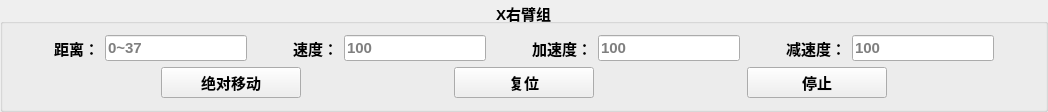
             <widget class="QGroupBox" name="groupBox_3">
              <property name="font">
               <font>
                <pointsize>11</pointsize>
                <bold>true</bold>
               </font>
              </property>
              <property name="title">
               <string>X右臂组</string>
              </property>
              <property name="alignment">
               <set>Qt::AlignmentFlag::AlignCenter</set>
              </property>
              <layout class="QGridLayout" name="gridLayout_2">
               <item row="0" column="0">
                <layout class="QVBoxLayout" name="verticalLayout_2">
                 <item>
                  <layout class="QHBoxLayout" name="horizontalLayout_6">
                   <item>
                    <spacer name="horizontalSpacer_14">
                     <property name="orientation">
                      <enum>Qt::Orientation::Horizontal</enum>
                     </property>
                     <property name="sizeHint" stdset="0">
                      <size>
                       <width>40</width>
                       <height>20</height>
                      </size>
                     </property>
                    </spacer>
                   </item>
                   <item>
                    <widget class="QLabel" name="label_10">
                     <property name="font">
                      <font>
                       <pointsize>11</pointsize>
                       <bold>true</bold>
                      </font>
                     </property>
                     <property name="text">
                      <string>距离：</string>
                     </property>
                     <property name="alignment">
                      <set>Qt::AlignmentFlag::AlignCenter</set>
                     </property>
                    </widget>
                   </item>
                   <item>
                    <widget class="QLineEdit" name="lineEditXRDistance">
                     <property name="font">
                      <font>
                       <pointsize>11</pointsize>
                      </font>
                     </property>
                     <property name="text">
                      <string/>
                     </property>
                     <property name="placeholderText">
                      <string>0~37</string>
                     </property>
                    </widget>
                   </item>
                   <item>
                    <spacer name="horizontalSpacer_15">
                     <property name="orientation">
                      <enum>Qt::Orientation::Horizontal</enum>
                     </property>
                     <property name="sizeHint" stdset="0">
                      <size>
                       <width>40</width>
                       <height>20</height>
                      </size>
                     </property>
                    </spacer>
                   </item>
                   <item>
                    <widget class="QLabel" name="label_11">
                     <property name="font">
                      <font>
                       <pointsize>11</pointsize>
                       <bold>true</bold>
                      </font>
                     </property>
                     <property name="text">
                      <string>速度：</string>
                     </property>
                     <property name="alignment">
                      <set>Qt::AlignmentFlag::AlignCenter</set>
                     </property>
                    </widget>
                   </item>
                   <item>
                    <widget class="QLineEdit" name="lineEditXRSpeed">
                     <property name="font">
                      <font>
                       <pointsize>11</pointsize>
                      </font>
                     </property>
                     <property name="text">
                      <string/>
                     </property>
                     <property name="placeholderText">
                      <string>100</string>
                     </property>
                    </widget>
                   </item>
                   <item>
                    <spacer name="horizontalSpacer_16">
                     <property name="orientation">
                      <enum>Qt::Orientation::Horizontal</enum>
                     </property>
                     <property name="sizeHint" stdset="0">
                      <size>
                       <width>40</width>
                       <height>20</height>
                      </size>
                     </property>
                    </spacer>
                   </item>
                   <item>
                    <widget class="QLabel" name="label_12">
                     <property name="font">
                      <font>
                       <pointsize>11</pointsize>
                       <bold>true</bold>
                      </font>
                     </property>
                     <property name="text">
                      <string>加速度：</string>
                     </property>
                     <property name="alignment">
                      <set>Qt::AlignmentFlag::AlignCenter</set>
                     </property>
                    </widget>
                   </item>
                   <item>
                    <widget class="QLineEdit" name="lineEditXRAcc">
                     <property name="font">
                      <font>
                       <pointsize>11</pointsize>
                      </font>
                     </property>
                     <property name="text">
                      <string/>
                     </property>
                     <property name="placeholderText">
                      <string>100</string>
                     </property>
                    </widget>
                   </item>
                   <item>
                    <spacer name="horizontalSpacer_17">
                     <property name="orientation">
                      <enum>Qt::Orientation::Horizontal</enum>
                     </property>
                     <property name="sizeHint" stdset="0">
                      <size>
                       <width>40</width>
                       <height>20</height>
                      </size>
                     </property>
                    </spacer>
                   </item>
                   <item>
                    <widget class="QLabel" name="label_13">
                     <property name="font">
                      <font>
                       <pointsize>11</pointsize>
                       <bold>true</bold>
                      </font>
                     </property>
                     <property name="text">
                      <string>减速度：</string>
                     </property>
                     <property name="alignment">
                      <set>Qt::AlignmentFlag::AlignCenter</set>
                     </property>
                    </widget>
                   </item>
                   <item>
                    <widget class="QLineEdit" name="lineEditXRDec">
                     <property name="font">
                      <font>
                       <pointsize>11</pointsize>
                      </font>
                     </property>
                     <property name="text">
                      <string/>
                     </property>
                     <property name="placeholderText">
                      <string>100</string>
                     </property>
                    </widget>
                   </item>
                   <item>
                    <spacer name="horizontalSpacer_18">
                     <property name="orientation">
                      <enum>Qt::Orientation::Horizontal</enum>
                     </property>
                     <property name="sizeHint" stdset="0">
                      <size>
                       <width>40</width>
                       <height>20</height>
                      </size>
                     </property>
                    </spacer>
                   </item>
                  </layout>
                 </item>
                 <item>
                  <layout class="QHBoxLayout" name="horizontalLayout_7">
                   <item>
                    <spacer name="horizontalSpacer_36">
                     <property name="orientation">
                      <enum>Qt::Orientation::Horizontal</enum>
                     </property>
                     <property name="sizeHint" stdset="0">
                      <size>
                       <width>40</width>
                       <height>20</height>
                      </size>
                     </property>
                    </spacer>
                   </item>
                   <item>
                    <widget class="QPushButton" name="buttonXRMove">
                     <property name="sizePolicy">
                      <sizepolicy hsizetype="Fixed" vsizetype="Fixed">
                       <horstretch>0</horstretch>
                       <verstretch>0</verstretch>
                      </sizepolicy>
                     </property>
                     <property name="minimumSize">
                      <size>
                       <width>140</width>
                       <height>29</height>
                      </size>
                     </property>
                     <property name="maximumSize">
                      <size>
                       <width>16777215</width>
                       <height>16777215</height>
                      </size>
                     </property>
                     <property name="font">
                      <font>
                       <pointsize>11</pointsize>
                       <bold>true</bold>
                      </font>
                     </property>
                     <property name="cursor">
                      <cursorShape>PointingHandCursor</cursorShape>
                     </property>
                     <property name="text">
                      <string>绝对移动</string>
                     </property>
                    </widget>
                   </item>
                   <item>
                    <spacer name="horizontalSpacer_19">
                     <property name="orientation">
                      <enum>Qt::Orientation::Horizontal</enum>
                     </property>
                     <property name="sizeHint" stdset="0">
                      <size>
                       <width>40</width>
                       <height>20</height>
                      </size>
                     </property>
                    </spacer>
                   </item>
                   <item>
                    <widget class="QPushButton" name="buttonXRReset">
                     <property name="sizePolicy">
                      <sizepolicy hsizetype="Fixed" vsizetype="Fixed">
                       <horstretch>0</horstretch>
                       <verstretch>0</verstretch>
                      </sizepolicy>
                     </property>
                     <property name="minimumSize">
                      <size>
                       <width>140</width>
                       <height>29</height>
                      </size>
                     </property>
                     <property name="maximumSize">
                      <size>
                       <width>16777215</width>
                       <height>16777215</height>
                      </size>
                     </property>
                     <property name="font">
                      <font>
                       <pointsize>11</pointsize>
                       <bold>true</bold>
                      </font>
                     </property>
                     <property name="cursor">
                      <cursorShape>PointingHandCursor</cursorShape>
                     </property>
                     <property name="text">
                      <string>复位</string>
                     </property>
                    </widget>
                   </item>
                   <item>
                    <spacer name="horizontalSpacer_40">
                     <property name="orientation">
                      <enum>Qt::Orientation::Horizontal</enum>
                     </property>
                     <property name="sizeHint" stdset="0">
                      <size>
                       <width>40</width>
                       <height>20</height>
                      </size>
                     </property>
                    </spacer>
                   </item>
                   <item>
                    <widget class="QPushButton" name="buttonXRStop">
                     <property name="sizePolicy">
                      <sizepolicy hsizetype="Fixed" vsizetype="Fixed">
                       <horstretch>0</horstretch>
                       <verstretch>0</verstretch>
                      </sizepolicy>
                     </property>
                     <property name="minimumSize">
                      <size>
                       <width>140</width>
                       <height>29</height>
                      </size>
                     </property>
                     <property name="maximumSize">
                      <size>
                       <width>16777215</width>
                       <height>16777215</height>
                      </size>
                     </property>
                     <property name="font">
                      <font>
                       <pointsize>11</pointsize>
                       <bold>true</bold>
                      </font>
                     </property>
                     <property name="cursor">
                      <cursorShape>PointingHandCursor</cursorShape>
                     </property>
                     <property name="text">
                      <string>停止</string>
                     </property>
                    </widget>
                   </item>
                   <item>
                    <spacer name="horizontalSpacer_20">
                     <property name="orientation">
                      <enum>Qt::Orientation::Horizontal</enum>
                     </property>
                     <property name="sizeHint" stdset="0">
                      <size>
                       <width>40</width>
                       <height>20</height>
                      </size>
                     </property>
                    </spacer>
                   </item>
                  </layout>
                 </item>
                </layout>
               </item>
              </layout>
             </widget>
